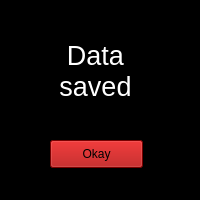
<?xml version="1.0" encoding="UTF-8"?>
<ui version="4.0">
 <class>Saved</class>
 <widget class="QWidget" name="Saved">
  <property name="geometry">
   <rect>
    <x>0</x>
    <y>0</y>
    <width>200</width>
    <height>200</height>
   </rect>
  </property>
  <property name="windowTitle">
   <string>Form</string>
  </property>
  <property name="styleSheet">
   <string notr="true">background-color: rgb(0, 0, 0)</string>
  </property>
  <widget class="QLabel" name="label">
   <property name="geometry">
    <rect>
     <x>40</x>
     <y>30</y>
     <width>111</width>
     <height>81</height>
    </rect>
   </property>
   <property name="font">
    <font>
     <pointsize>20</pointsize>
    </font>
   </property>
   <property name="styleSheet">
    <string notr="true">color: rgb(255, 255, 255);</string>
   </property>
   <property name="text">
    <string>Data
saved</string>
   </property>
   <property name="alignment">
    <set>Qt::AlignCenter</set>
   </property>
  </widget>
  <widget class="QPushButton" name="Okay">
   <property name="geometry">
    <rect>
     <x>50</x>
     <y>140</y>
     <width>93</width>
     <height>28</height>
    </rect>
   </property>
   <property name="styleSheet">
    <string notr="true">background-color: rgb(170, 0, 0)</string>
   </property>
   <property name="text">
    <string>Okay</string>
   </property>
  </widget>
 </widget>
 <resources/>
 <connections/>
</ui>
